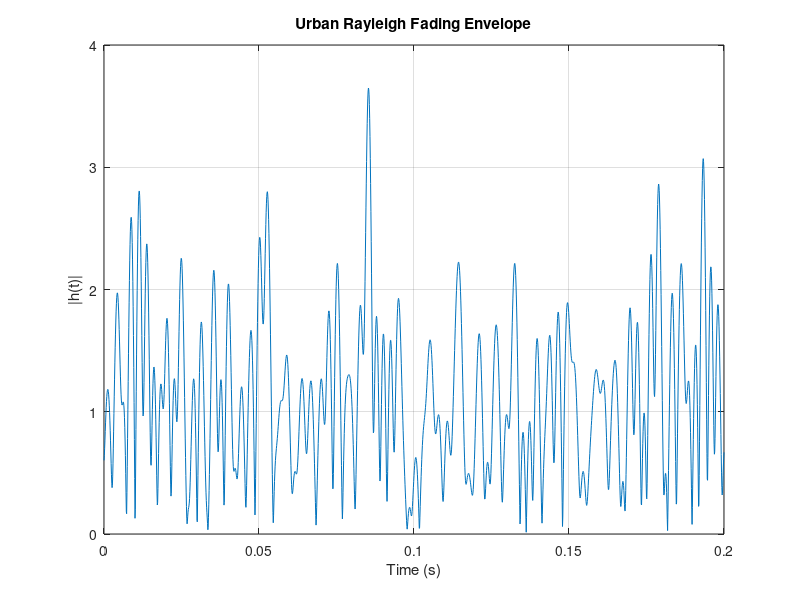
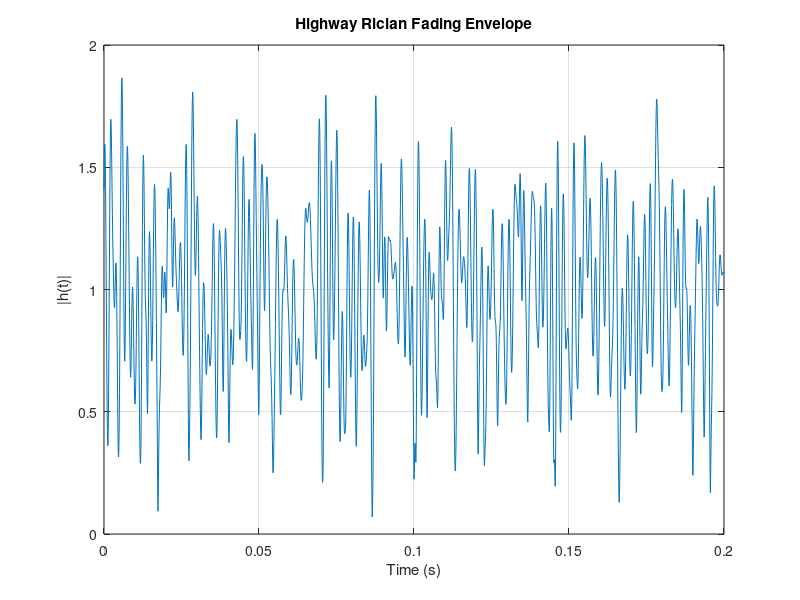

The MATLAB script that drew these images, in order:
%% Phase 4 - Sum-of-Sinusoids Channel Simulation
clear; clc; close all;

% Parameters
fc = 5.2e9;
fd_urban = 241;      % Hz
fs = 1e4;            % simulation sampling frequency
Tsim = 0.2;          % simulation duration (seconds)
t = 0:1/fs:Tsim;

% Rayleigh sigma (from fitting)
sigma_ray = 0.9018;

% Number of sinusoids
N1 = 10; N2 = 11;

% Frequencies
f1 = fd_urban * sin(pi*( (1:N1)-0.5 )/(2*N1));
f2 = fd_urban * sin(pi*( (1:N2)-0.5 )/(2*N2));

% Random phases
theta1 = 2*pi*rand(1,N1);
theta2 = 2*pi*rand(1,N2);

% Coefficients
c1 = sigma_ray*sqrt(2/N1);
c2 = sigma_ray*sqrt(2/N2);

% Generate I and Q
hI = zeros(size(t));
hQ = zeros(size(t));

for n = 1:N1
    hI = hI + c1*cos(2*pi*f1(n)*t + theta1(n));
end

for n = 1:N2
    hQ = hQ + c2*cos(2*pi*f2(n)*t + theta2(n));
end

% Complex fading channel
h_rayleigh = hI + 1j*hQ;

% Envelope
env_rayleigh = abs(h_rayleigh);

% Plot
figure;
plot(t, env_rayleigh);
xlabel('Time (s)');
ylabel('|h(t)|');
title('Urban Rayleigh Fading Envelope');
grid on;


%% Rician fading - Highway

fd_highway = 578;    % Hz

% Rician parameters (from fitting)
s = 0.9194;
sigma_ric = 0.3485;

% Frequencies
f1 = fd_highway * sin(pi*( (1:N1)-0.5 )/(2*N1));
f2 = fd_highway * sin(pi*( (1:N2)-0.5 )/(2*N2));

theta1 = 2*pi*rand(1,N1);
theta2 = 2*pi*rand(1,N2);

c1 = sigma_ric*sqrt(2/N1);
c2 = sigma_ric*sqrt(2/N2);

hI = zeros(size(t));
hQ = zeros(size(t));

for n = 1:N1
    hI = hI + c1*cos(2*pi*f1(n)*t + theta1(n));
end

for n = 1:N2
    hQ = hQ + c2*cos(2*pi*f2(n)*t + theta2(n));
end

% Add LOS component
h_rician = s + hI + 1j*hQ;

env_rician = abs(h_rician);

figure;
plot(t, env_rician);
xlabel('Time (s)');
ylabel('|h(t)|');
title('Highway Rician Fading Envelope');
grid on;

% Save figures (PNG)
saveas(1, fullfile('..','Figures','rayleigh_fading_envelope.png'));
saveas(2, fullfile('..','Figures','rician_fading_envelope.png'));
